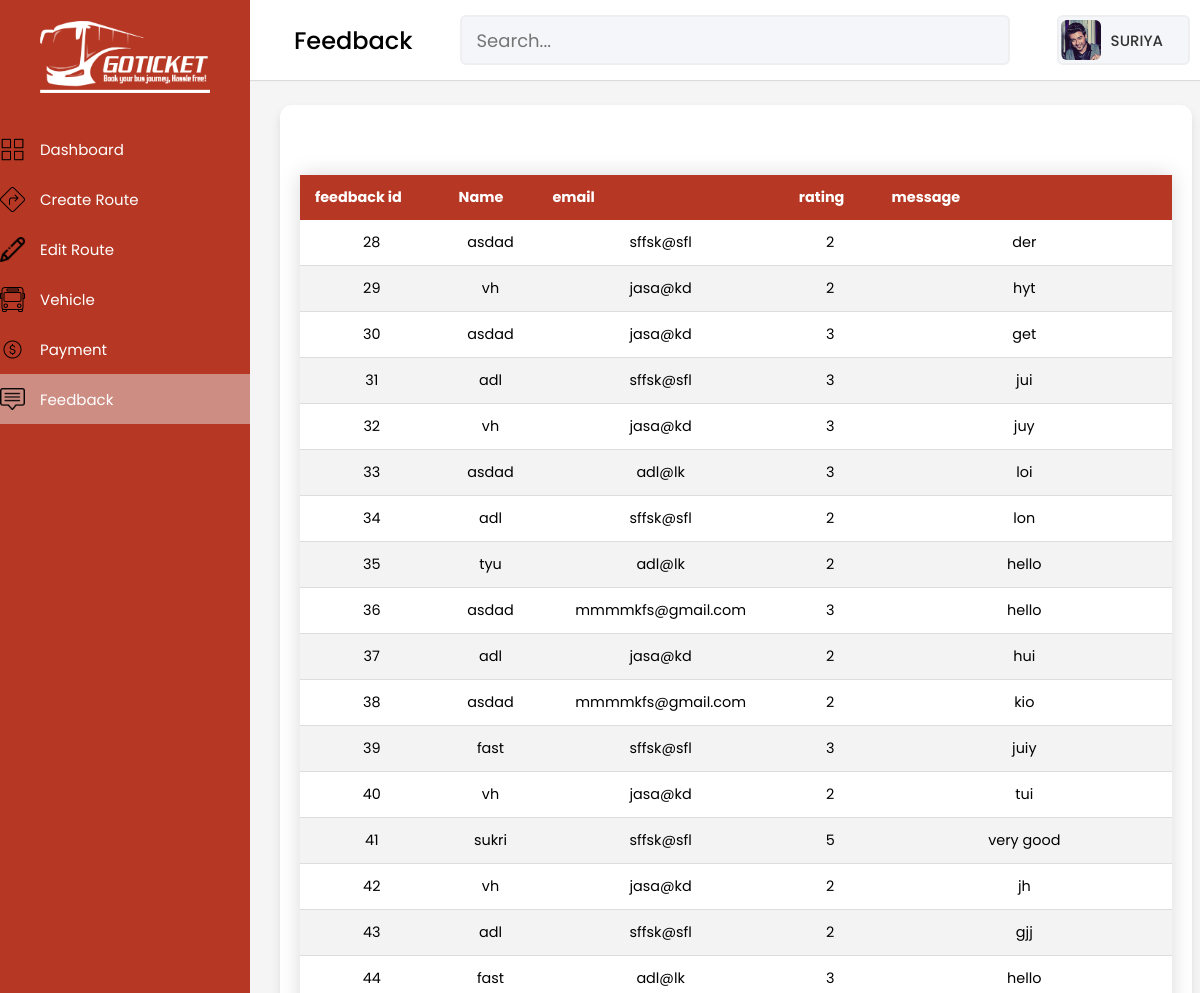
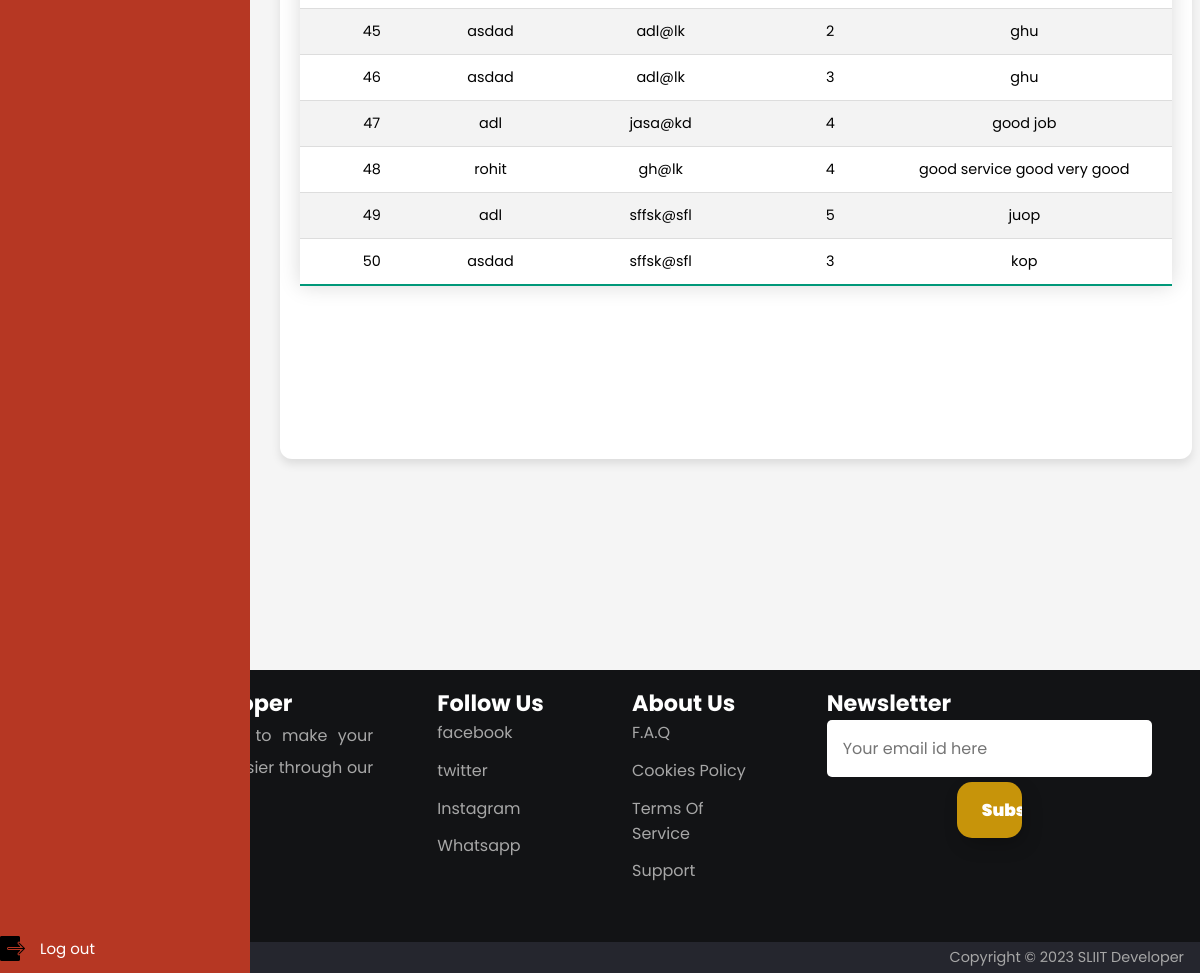
/adminfeedback.php, run on the app's committed database (2 pictures, top to bottom).
### tables this page shows
CREATE TABLE `feedback` (
  `feedback_id` int(10) NOT NULL,
  `name` varchar(50) NOT NULL,
  `email` varchar(50) NOT NULL,
  `rating` int(1) NOT NULL,
  `message` varchar(150) NOT NULL
);

### adminfeedback.php (the view, shortened to what this page needs)
<?php
require 'config.php';
?>
<!DOCTYPE html>
<html lang="en" lang="en>
<head>
    <title> FEEDBACK </title>
    <script type="text/javascript" src="javascript.js"></script>
<link rel="stylesheet" href="style.css">
    <link rel="stylesheet" href="stylea.css">
</head>
<body>
    <div class="sidebar" style="height:100%;">
        <div class="logo-details">
            <img src="image\bus.png">
        </div>
    <ul class="nav-links">
        <li>
            <a href="dashboard.php" >
            <img src="images/icons8-dashboard-48.png">
            <span class="links_name"> &emsp;Dashboard</span>
            </a>
        </li>
        <li>
            <a href="Createroute.php" >
                <img src="images/icons8-route-50.png">
            <span class="links_name"> &emsp;Create Route</span>
            </a>
        </li>
        <li>
            <a href="Editroute.php" >
                <img src="images/icons8-modify-58.png">
            <span class="links_name"> &emsp;Edit Route</span>
            </a>
        </li>
        <li>
            <a href="vehicle.php" >
                <img src="images/icons8-bus-station-50.png">
            <span class="links_name"> &emsp;Vehicle</span>
            </a>
        </li>
        <li>
            <a href="adminpayment.php">
                <img src="images/icons8-wallet-50.png">
            <span class="links_name"> &emsp;Payment</span>
            </a>
        </li>
        <li>
            <a href="adminfeedback.php"class="active">
                <img src="images/icons8-online-support-50.png">
            <span class="links_name"> &emsp;Feedback</span>
            </a>
        </li>
        <li class="log_out">
            <a href="index.php">
                <img src="images/icons8-log-out-50.png">
            <span class="links_name"> &emsp;Log out</span>
            </a>
        </li>
    </ul>
    </div>
	<section class="home-section">
        <nav>
            <div class="sidebar-button">
                <span class="dashboard">&emsp;Feedback</span>
            </div>
            <div class="search-box">
                <input type="text" placeholder="Search..." />
            </div>
            <div class="profile-details">
                <img src="images/admin.jpg" alt="" />
                <span class="admin_name">SURIYA</span>
            </div>
        </nav>
		<div class="Create-route">
            <br>
			<div class="scroll">
<table class="tablestyle">
	<thead>
	<tr>
	<th>feedback id</th>
	<th> Name</th>
	<th>email</th>
	<th>rating</th>
	<th>message</th>
	</tr>
	</thead>
	<?php
	$sql = "select * from feedback";
	$result = $conn->query($sql);
	if($result->num_rows>0){
		while($row = $result->fetch_assoc()){
			echo"<tr>
				<td>".$row["feedback_id"]."</td>
				<td>".$row["name"]."</td>
				<td>".$row["email"]."</td>
				<td>".$row["rating"]."</td>
				<td>".$row["message"]."</td>";
		}
	}
	else{
		echo "feedback table is empty";
	}
	?>
	</table>
	</div>
</div>
</section>
</body>
<footer>
    <div class="row primary">
        <div class="column about">
            <h3>ChocoBois Developer</h3>
            <p>
                Gotickets is developled to make your Jornerey bookings do easier through our website
            </p>
        </div>
        <div class="column links">
            <h3>Follow Us</h3>
            <ul>
                <li>
                    <a href="#faq">facebook</a>
                </li>
                <li>
                    <a href="#cookies-policy">twitter</a>
                </li>
                <li>
                    <a href="#terms-of-services">Instagram</a>
                </li>
                <li>
                    <a href="#support">Whatsapp</a>
                </li>
            </ul>
        </div>
        <div class="column links">
            <h3>About Us</h3>
            <ul>
                <li>
                    <a href="#faq">F.A.Q</a>
                </li>
                <li>
                    <a href="#cookies-policy">Cookies Policy</a>
                </li>
                <li>
                    <a href="#terms-of-services">Terms Of Service</a>
                </li>
                <li>
                    <a href="#support">Support</a>
                </li>
            </ul>
        </div>
        <div class="column subscribe">
        <h3>Newsletter</h3>
            <div>
                <input type="email" placeholder="Your email id here" />
                <button>Subscribe</button>
            </div>
        </div>
    </div>
        <div class="row copyright">
        <p>Copyright &copy; 2023 SLIIT Developer</p>
        </div>
    </footer>
</html>

### style.css (style rules this page uses)
* { margin: 0; padding: 0; box-sizing: border-box; font-family: 'Poppins', sans-serif; }
.sidebar { position:absolute; height: 100%; width: 250px; background: #b63723; transition: all 0.5s ease; }
.sidebar .logo-details { height: 114px; display: flex; align-items: center; flex-direction: row; align-content: flex-start; justify-content: center; }
.sidebar .logo-details img { font-size: 50px ; font-weight: 500; color: #fff; width: 170px; text-align: center }
.sidebar .nav-links { margin-top: 10px; }
.sidebar .nav-links li { position: relative; list-style: none; height: 50px; }
.sidebar .nav-links li a { height: 100%; width: 100%; display: flex; align-items: center; text-decoration: none; transition: all 0.4s ease; }
.sidebar .nav-links li a.active { background: #cd8d83; }
.sidebar .nav-links li img { width: 25px; text-align: center; font-size: 18px; color: #fff; }
.sidebar .nav-links li a .links_name { color: #fff; font-size: 15px; font-weight: 400; white-space: nowrap; }
.sidebar .nav-links .log_out { position: absolute; bottom: 0; width: 100%; }
.home-section { position: relative; background: #f5f5f5; min-height: 98vh; width: calc(100% - 240px); left: 250px; transition: all 0.5s ease; }
.home-section nav { display: flex; justify-content: space-between; height: 80px; background: #fff; display: flex; align-items: center; position: absolute; width: 100%; left: 0px; z-index: 100; padding: 0 20px; box-shadow: 0 1px 1px rgba(0, 0, 0, 0.1); transition: all 0.5s ease; }
.home-section nav .sidebar-button { display: flex; align-items: center; font-size: 24px; font-weight: 500; }
.home-section nav .search-box { position: relative; height: 50px; max-width: 550px; width: 100%; margin: 0 20px; }
nav .search-box input { height: 100%; width: 100%; outline: none; background: #F5F6FA; border: 2px solid #EFEEF1; border-radius: 6px; font-size: 18px; padding: 0 15px; }
.home-section nav .profile-details { display: flex; align-items: center; background: #F5F6FA; border: 2px solid #EFEEF1; border-radius: 6px; height: 50px; padding: 0 15px 0 2px; }
nav .profile-details img { height: 40px; width: 40px; border-radius: 6px; object-fit: cover; }
nav .profile-details .admin_name { font-size: 15px; font-weight: 500; color: #333; margin: 0 10px; white-space: nowrap; }
.Create-route { width: 95%; height: 81%; background: #fff; border-radius: 12px; box-shadow: 0 5px 10px rgba(0, 0, 0, 0.1); position:absolute; top: 105px; bottom: 0px; left: 30px; }
footer { background-color: #121315; color: #a7a7a7; font-size: 16px; }
footer * { font-family: "Poppins", sans-serif; box-sizing: border-box; border: none; outline: none; }
footer .row { padding: 1em 1em; }
footer .row.primary { display: grid; grid-template-columns: 2fr 1fr 1fr 2fr; align-items: stretch; }
footer .column { width: 100%; display: flex; flex-direction: column; padding: 0 2em; min-height: 15em; }
footer h3 { width: 100%; text-align: left; color: white; font-size: 1.4em; white-space: nowrap; }
footer ul { list-style: none; display: flex; flex-direction: column; padding: 0; margin: 0; }
footer li:not(:first-child) { margin-top: 0.8em; }
footer ul li a { color: #a7a7a7; text-decoration: none; }
footer .about p { text-align: justify; line-height: 2; margin: 0; }
footer input,button { font-size: 1em; padding: 1em; width: 100%; border-radius: 5px; margin-bottom: 5px; }
footer button { background-color: #c7940a; color: #ffffff; }
footer .copyright { padding: 0.3em 1em; background-color: #25262e; }
footer .copyright p { font-size: 0.9em; text-align: right; }

### stylea.css (style rules this page uses)
.tablestyle { border-collapse: collapse; margin: 25px 0; font-size: 0.9em; font-family: sans-serif; width: 100%; box-shadow: 0 0 20px rgba(0, 0, 0, 0.15); }
.tablestyle thead tr { background-color: #b63723; color: #ffffff; text-align: left; }
.tablestyle th, .tablestyle td { padding: 12px 15px; }
.tablestyle tbody tr { border-bottom: 1px solid #dddddd; }
.tablestyle tbody tr:nth-of-type(even) { background-color: #f3f3f3; }
.tablestyle tbody tr:last-of-type { border-bottom: 2px solid #009879; }
button { padding: 15px 25px; border: unset; border-radius: 15px; color: #212121; z-index: 1; background: #e8e8e8; position: relative; font-weight: 1000; font-size: 17px; -webkit-box-shadow: 4px 8px 19px -3px rgba(0,0,0,0.27); box-shadow: 4px 8px 19px -3px rgba(0,0,0,0.27); transition: all 250ms; overflow: hidden; width: 20%; left: 40%; }

### data on the page
feedback: feedback_id "28", name "asdad", email "sffsk@sfl", rating "2", message "der"
feedback: feedback_id "29", name "vh", email "jasa@kd", rating "2", message "hyt"
feedback: feedback_id "30", name "asdad", email "jasa@kd", rating "3", message "get"
feedback: feedback_id "31", name "adl", email "sffsk@sfl", rating "3", message "jui"
feedback: feedback_id "32", name "vh", email "jasa@kd", rating "3", message "juy"
feedback: feedback_id "33", name "asdad", email "adl@lk", rating "3", message "loi"
feedback: feedback_id "34", name "adl", email "sffsk@sfl", rating "2", message "lon"
feedback: feedback_id "35", name "tyu", email "adl@lk", rating "2", message "hello"
feedback: feedback_id "36", name "asdad", email "mmmmkfs@gmail.com", rating "3", message "hello"
feedback: feedback_id "37", name "adl", email "jasa@kd", rating "2", message "hui"
feedback: feedback_id "38", name "asdad", email "mmmmkfs@gmail.com", rating "2", message "kio"
feedback: feedback_id "39", name "fast", email "sffsk@sfl", rating "3", message "juiy"
feedback: feedback_id "40", name "vh", email "jasa@kd", rating "2", message "tui"
feedback: feedback_id "41", name "sukri", email "sffsk@sfl", rating "5", message "very good"
feedback: feedback_id "42", name "vh", email "jasa@kd", rating "2", message "jh"
feedback: feedback_id "43", name "adl", email "sffsk@sfl", rating "2", message "gjj"
feedback: feedback_id "44", name "fast", email "adl@lk", rating "3", message "hello"
feedback: feedback_id "45", name "asdad", email "adl@lk", rating "2", message "ghu"
feedback: feedback_id "46", name "asdad", email "adl@lk", rating "3", message "ghu"
feedback: feedback_id "47", name "adl", email "jasa@kd", rating "4", message "good job"
feedback: feedback_id "48", name "rohit", email "gh@lk", rating "4", message "good service good very good"
feedback: feedback_id "49", name "adl", email "sffsk@sfl", rating "5", message "juop"
feedback: feedback_id "50", name "asdad", email "sffsk@sfl", rating "3", message "kop"
